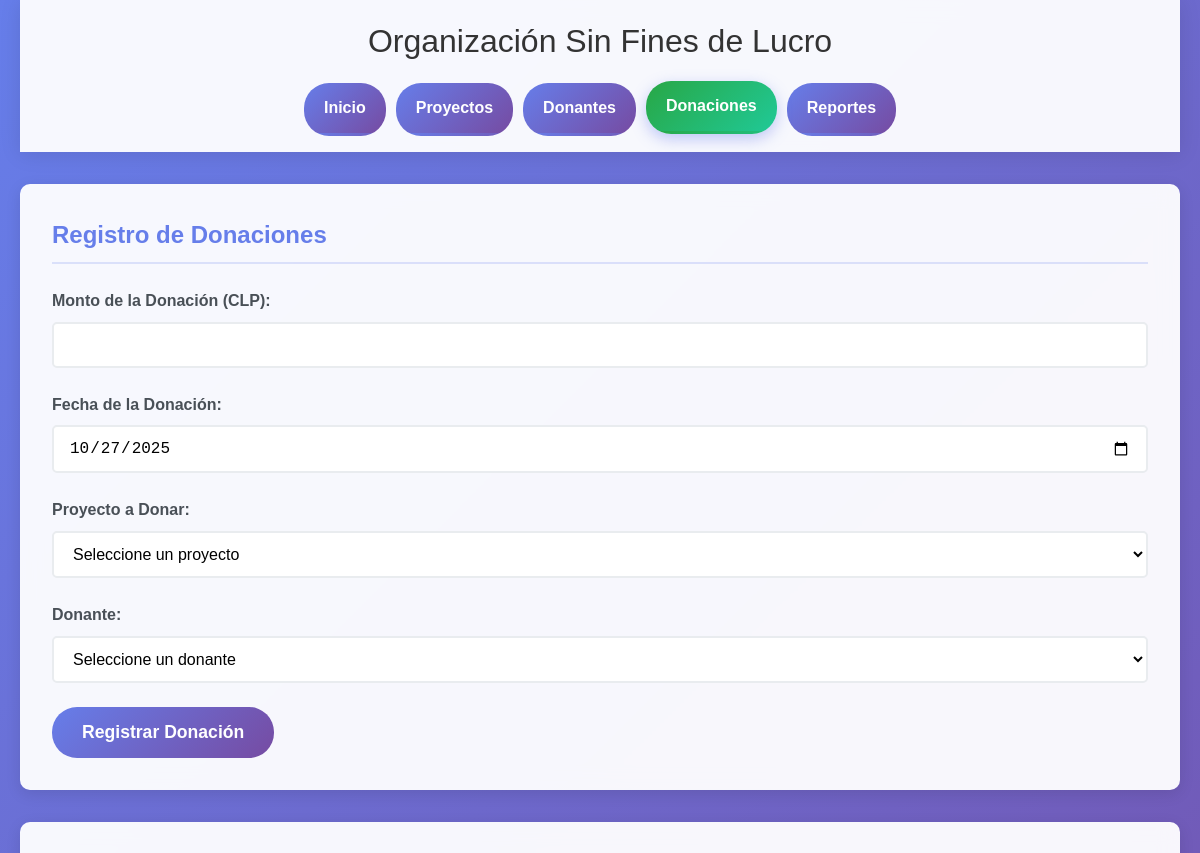
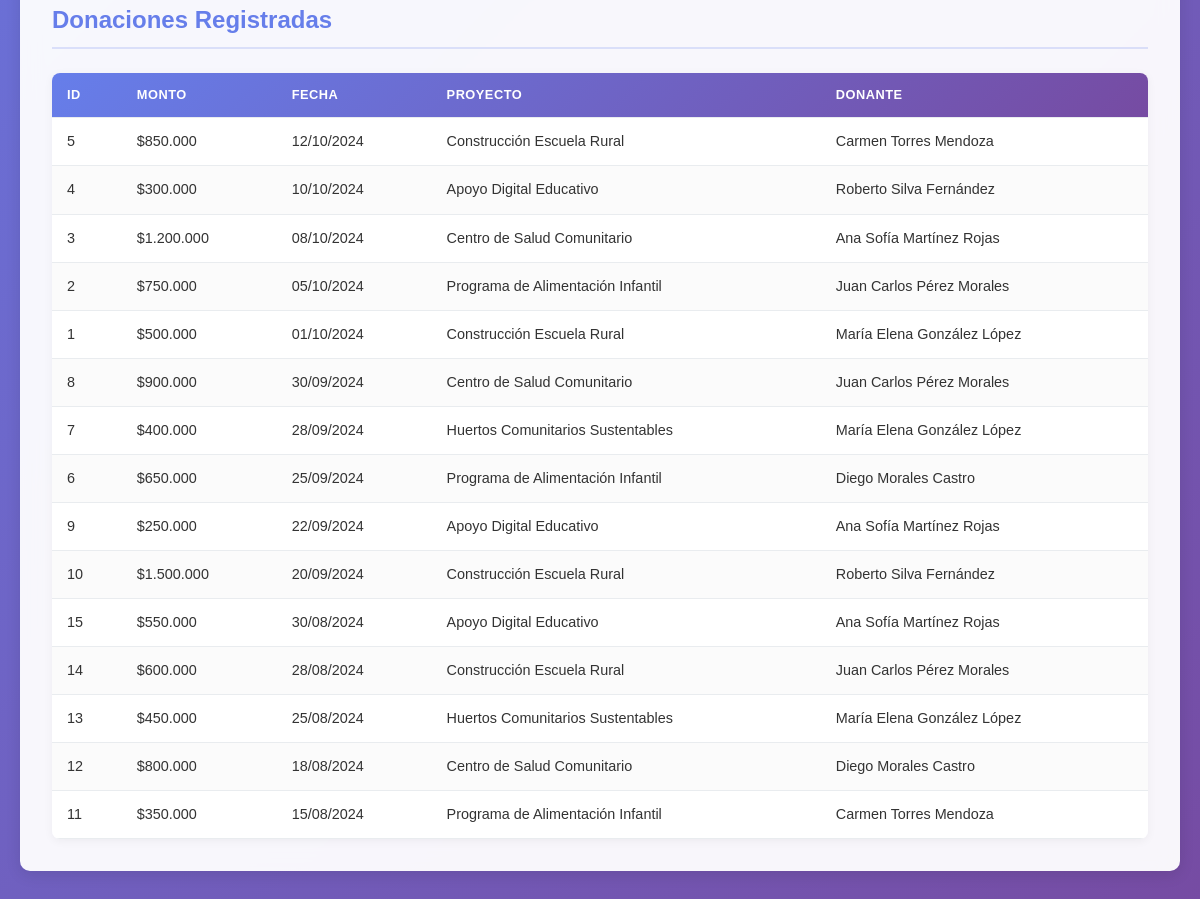
The page /formulario_donaciones.php on the database its author committed (2 pictures, top to bottom).
### tables this page shows
CREATE TABLE IF NOT EXISTS DONACION (
    id_donacion INT AUTO_INCREMENT PRIMARY KEY,
    monto DECIMAL(15,2) NOT NULL,
    fecha DATE NOT NULL,
    id_proyecto INT,
    id_donante INT,
    FOREIGN KEY (id_proyecto) REFERENCES PROYECTO(id_proyecto),
    FOREIGN KEY (id_donante) REFERENCES DONANTE(id_donante)
);

CREATE TABLE IF NOT EXISTS PROYECTO (
    id_proyecto INT AUTO_INCREMENT PRIMARY KEY,
    nombre VARCHAR(100) NOT NULL,
    descripcion TEXT,
    presupuesto DECIMAL(15,2),
    fecha_inicio DATE,
    fecha_fin DATE
);

CREATE TABLE IF NOT EXISTS DONANTE (
    id_donante INT AUTO_INCREMENT PRIMARY KEY,
    nombre VARCHAR(100) NOT NULL,
    email VARCHAR(100) UNIQUE NOT NULL,
    direccion VARCHAR(200),
    telefono VARCHAR(20)
);

### conexion.php (called while the page is built, shortened)
<?php
function ejecutarConsulta($pdo, $sql, $params = []) {
    try {
        $stmt = $pdo->prepare($sql);
        $stmt->execute($params);
        return $stmt;
    } catch (PDOException $e) {
        throw new Exception("Error en la consulta: " . $e->getMessage());
    }
}
?>

### formulario_donaciones.php (the view, shortened to what this page needs)
<!DOCTYPE html>
<html lang="es">
<head>
    <link rel="stylesheet" href="estilos.css">
</head>
<body>
    <div class="container">
        <header>
            <h1>Organización Sin Fines de Lucro</h1>
            <nav>
                <ul>
                    <li><a href="index.php">Inicio</a></li>
                    <li><a href="formulario_proyectos.php">Proyectos</a></li>
                    <li><a href="formulario_donantes.php">Donantes</a></li>
                    <li><a href="formulario_donaciones.php" class="active">Donaciones</a></li>
                    <li><a href="consultas_avanzadas.php">Reportes</a></li>
                </ul>
            </nav>
        </header>
        <main>
            <section class="formulario-seccion">
                <h2>Registro de Donaciones</h2>
                <form id="formDonacion" action="procesar_donacion.php" method="POST" class="formulario">
                    <div class="campo">
                        <label for="monto">Monto de la Donación (CLP):</label>
                        <input type="number" id="monto" name="monto" required min="1000" step="0.01">
                    </div>
                    <div class="campo">
                        <label for="fecha">Fecha de la Donación:</label>
                        <input type="date" id="fecha" name="fecha" required>
                    </div>
                    <div class="campo">
                        <label for="id_proyecto">Proyecto a Donar:</label>
                        <select id="id_proyecto" name="id_proyecto" required>
                            <option value="">Seleccione un proyecto</option>
                            <?php
                            require_once 'conexion.php';
                            ?>
                        </select>
                    </div>
                    <div class="campo">
                        <label for="id_donante">Donante:</label>
                        <select id="id_donante" name="id_donante" required>
                            <option value="">Seleccione un donante</option>
                        </select>
                    </div>
                    <button type="submit" class="btn-submit">Registrar Donación</button>
                </form>
            </section>
            <section class="lista-seccion">
                <h2>Donaciones Registradas</h2>
                <div class="tabla-container">
                    <?php
                    try {
                        $sql = "SELECT d.id_donacion, d.monto, d.fecha,
                                       p.nombre as proyecto_nombre,
                                       don.nombre as donante_nombre
                                FROM DONACION d
                                INNER JOIN PROYECTO p ON d.id_proyecto = p.id_proyecto
                                INNER JOIN DONANTE don ON d.id_donante = don.id_donante
                                ORDER BY d.fecha DESC";
                        $stmt = ejecutarConsulta($pdo, $sql);
                        $donaciones = $stmt->fetchAll();
                        if (count($donaciones) > 0) {
                            echo '<table class="tabla-datos">';
                            echo '<thead>';
                            echo '<tr>';
                            echo '<th>ID</th>';
                            echo '<th>Monto</th>';
                            echo '<th>Fecha</th>';
                            echo '<th>Proyecto</th>';
                            echo '<th>Donante</th>';
                            echo '</tr>';
                            echo '</thead>';
                            echo '<tbody>';
                            foreach ($donaciones as $donacion) {
                                echo '<tr>';
                                echo '<td>' . htmlspecialchars($donacion['id_donacion']) . '</td>';
                                echo '<td>$' . number_format($donacion['monto'], 0, ',', '.') . '</td>';
                                echo '<td>' . date('d/m/Y', strtotime($donacion['fecha'])) . '</td>';
                                echo '<td>' . htmlspecialchars($donacion['proyecto_nombre']) . '</td>';
                                echo '<td>' . htmlspecialchars($donacion['donante_nombre']) . '</td>';
                                echo '</tr>';
                            }
                            echo '</tbody>';
                            echo '</table>';
                        } else {
                            echo '<p class="sin-datos">No hay donaciones registradas aún.</p>';
                        }
                    } catch (Exception $e) {
                        echo '<p class="error">Error al cargar las donaciones: ' . $e->getMessage() . '</p>';
                    }
                    ?>
                </div>
            </section>
        </main>
    </div>
</body>
</html>

### estilos.css (style rules this page uses)
* { margin: 0; padding: 0; box-sizing: border-box; }
body { font-family: 'Arial', sans-serif; line-height: 1.6; color: #333; background: linear-gradient(135deg, #667eea 0%, #764ba2 100%); min-height: 100vh; }
.container { max-width: 1200px; margin: 0 auto; padding: 0 20px; }
header { background: rgba(255, 255, 255, 0.95); color: #333; padding: 1rem 0; box-shadow: 0 2px 20px rgba(0,0,0,0.1); backdrop-filter: blur(10px); }
header h1 { text-align: center; margin-bottom: 1rem; font-size: 2rem; font-weight: 300; }
nav ul { list-style: none; display: flex; justify-content: center; flex-wrap: wrap; gap: 0; }
nav li { margin: 0; }
nav a { display: block; color: #333; text-decoration: none; padding: 12px 20px; transition: all 0.3s ease; border-bottom: 3px solid transparent; border-radius: 25px; margin: 0 5px; background: linear-gradient(135deg, #667eea, #764ba2); color: white; font-weight: 600; }
nav a:hover, nav a.active { transform: translateY(-2px); box-shadow: 0 5px 15px rgba(102, 126, 234, 0.4); background: linear-gradient(135deg, #28a745, #20c997); }
main { padding: 2rem 0; }
.formulario-seccion, .lista-seccion, .consultas-seccion, .reporte-container { background: rgba(255, 255, 255, 0.95); padding: 2rem; margin-bottom: 2rem; border-radius: 10px; box-shadow: 0 4px 15px rgba(0,0,0,0.1); backdrop-filter: blur(10px); }
.formulario-seccion h2, .lista-seccion h2, .consultas-seccion h2, .reporte-container h3 { color: #667eea; margin-bottom: 1.5rem; padding-bottom: 0.5rem; border-bottom: 2px solid rgba(102, 126, 234, 0.2); font-weight: 600; }
.formulario { display: grid; gap: 1.5rem; }
.campo { display: flex; flex-direction: column; }
.campo label { font-weight: 600; margin-bottom: 0.5rem; color: #495057; }
.campo input, .campo textarea, .campo select { padding: 12px 15px; border: 2px solid #e9ecef; border-radius: 5px; font-size: 1rem; transition: all 0.3s ease; background-color: white; }
.btn-submit { background: linear-gradient(135deg, #667eea, #764ba2); color: white; padding: 15px 30px; border: none; border-radius: 25px; font-size: 1.1rem; font-weight: 600; cursor: pointer; transition: all 0.3s ease; justify-self: start; }
.tabla-container { overflow-x: auto; border-radius: 8px; box-shadow: 0 2px 10px rgba(0,0,0,0.05); }
.tabla-datos { width: 100%; border-collapse: collapse; background: white; font-size: 0.9rem; }
.tabla-datos thead { background: linear-gradient(135deg, #667eea, #764ba2); color: white; }
.tabla-datos th, .tabla-datos td { padding: 12px 15px; text-align: left; border-bottom: 1px solid #e9ecef; }
.tabla-datos th { font-weight: 600; text-transform: uppercase; letter-spacing: 0.5px; font-size: 0.8rem; }
.tabla-datos tbody tr:nth-child(even) { background-color: #fbfbfb; }

### rows shown on the page
donacion: id_donacion "5", monto "850.000", fecha "12/10/2024", id_proyecto.nombre "Construcción Escuela Rural", id_donante.nombre "Carmen Torres Mendoza"
donacion: id_donacion "4", monto "300.000", fecha "10/10/2024", id_proyecto.nombre "Apoyo Digital Educativo", id_donante.nombre "Roberto Silva Fernández"
donacion: id_donacion "3", monto "1.200.000", fecha "08/10/2024", id_proyecto.nombre "Centro de Salud Comunitario", id_donante.nombre "Ana Sofía Martínez Rojas"
donacion: id_donacion "2", monto "750.000", fecha "05/10/2024", id_proyecto.nombre "Programa de Alimentación Infantil", id_donante.nombre "Juan Carlos Pérez Morales"
donacion: id_donacion "1", monto "500.000", fecha "01/10/2024", id_proyecto.nombre "Construcción Escuela Rural", id_donante.nombre "María Elena González López"
donacion: id_donacion "8", monto "900.000", fecha "30/09/2024", id_proyecto.nombre "Centro de Salud Comunitario", id_donante.nombre "Juan Carlos Pérez Morales"
donacion: id_donacion "7", monto "400.000", fecha "28/09/2024", id_proyecto.nombre "Huertos Comunitarios Sustentables", id_donante.nombre "María Elena González López"
donacion: id_donacion "6", monto "650.000", fecha "25/09/2024", id_proyecto.nombre "Programa de Alimentación Infantil", id_donante.nombre "Diego Morales Castro"
donacion: id_donacion "9", monto "250.000", fecha "22/09/2024", id_proyecto.nombre "Apoyo Digital Educativo", id_donante.nombre "Ana Sofía Martínez Rojas"
donacion: id_donacion "10", monto "1.500.000", fecha "20/09/2024", id_proyecto.nombre "Construcción Escuela Rural", id_donante.nombre "Roberto Silva Fernández"
donacion: id_donacion "15", monto "550.000", fecha "30/08/2024", id_proyecto.nombre "Apoyo Digital Educativo", id_donante.nombre "Ana Sofía Martínez Rojas"
donacion: id_donacion "14", monto "600.000", fecha "28/08/2024", id_proyecto.nombre "Construcción Escuela Rural", id_donante.nombre "Juan Carlos Pérez Morales"
donacion: id_donacion "13", monto "450.000", fecha "25/08/2024", id_proyecto.nombre "Huertos Comunitarios Sustentables", id_donante.nombre "María Elena González López"
donacion: id_donacion "12", monto "800.000", fecha "18/08/2024", id_proyecto.nombre "Centro de Salud Comunitario", id_donante.nombre "Diego Morales Castro"
donacion: id_donacion "11", monto "350.000", fecha "15/08/2024", id_proyecto.nombre "Programa de Alimentación Infantil", id_donante.nombre "Carmen Torres Mendoza"
